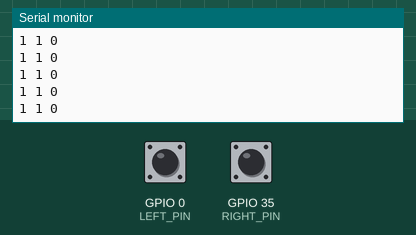
This sketch was run on a simulated ESP32. Parts: the last lines printed to the serial monitor. The test bench sets the inputs (shaded band); at power-on: GPIO 0 (LEFT_PIN) LOW, GPIO 35 (RIGHT_PIN) LOW.

Above: at 1.4 s.
1.5 s: GPIO 0 (LEFT_PIN) pulled HIGH for 0.15 s
At 1.51 s:
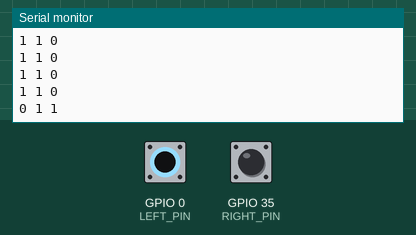
3.1 s: GPIO 35 (RIGHT_PIN) pulled HIGH for 0.15 s
At 3.11 s:
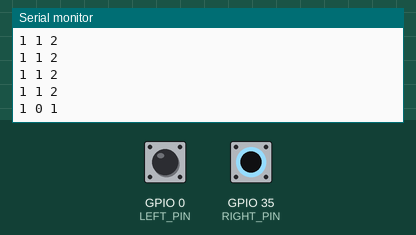
4.7 s: GPIO 0 (LEFT_PIN) pulled HIGH for 1 s
At 4.81 s:
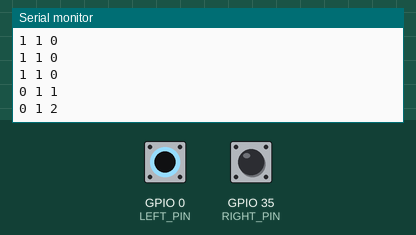
7.2 s: GPIO 35 (RIGHT_PIN) pulled HIGH for 1 s
At 7.21 s:
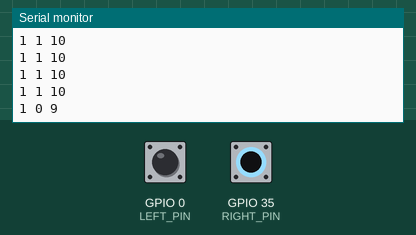
Timing chart, 0 to 10.2 s (numbered marks = the images above; inputs shaded):
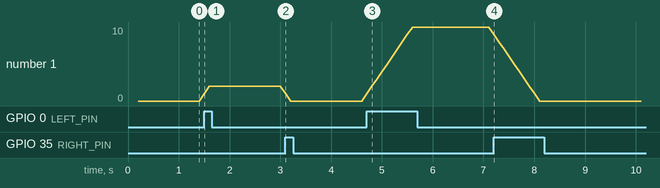

The sketch:

p04_ks7.ino
```cpp
#define LEFT_PIN 0
#define RIGHT_PIN 35

int c = 0;

void setup() {
  // put your setup code here, to run once:
  Serial.begin(115200);
  pinMode(LEFT_PIN, INPUT_PULLDOWN);
  pinMode(RIGHT_PIN, INPUT_PULLDOWN);
  delay(200);
}

void loop() {
  // put your main code here, to run repeatedly:

  // læs input fra knapper
  int left = LOW == digitalRead(LEFT_PIN);
  int right = LOW == digitalRead(RIGHT_PIN);
  c +=  right-left;
  Serial.printf("%i %i %i\n", left, right, c);

  // sleep for 0.1 s
  delay(100);
}
```

Measured:
- after the input at 1.5 s, the serial monitor: prints a new line at once (image 1)
- after the input at 3.1 s, the serial monitor: prints a new line at once (image 2)
- after the input at 4.7 s, the serial monitor: prints a new line at once (image 3)
- after the input at 7.2 s, the serial monitor: prints a new line at once (image 4)
- plotted number 1: 0 → 2 after the input at 1.5 s, 0 → 10 after the input at 4.7 s
